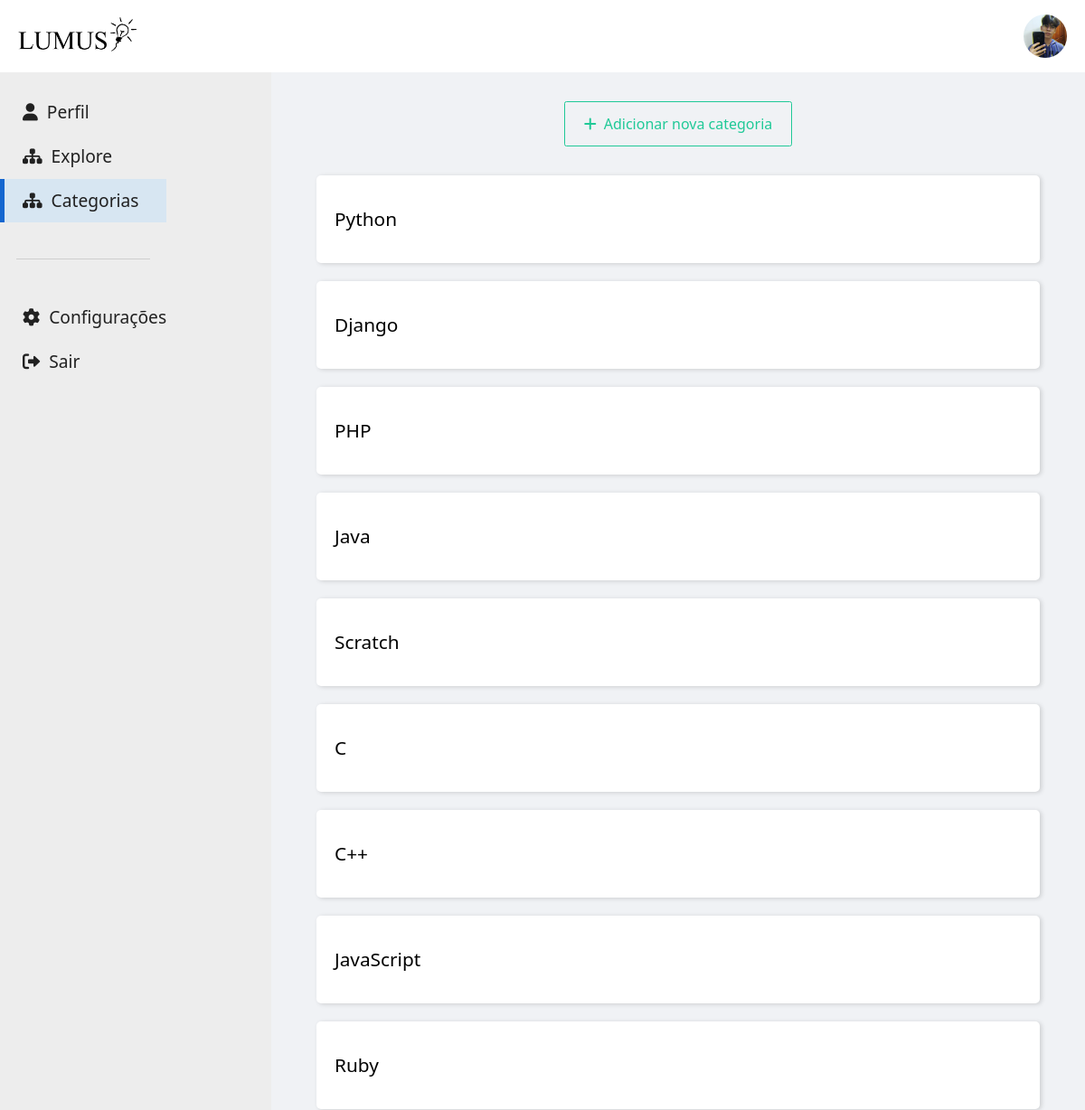
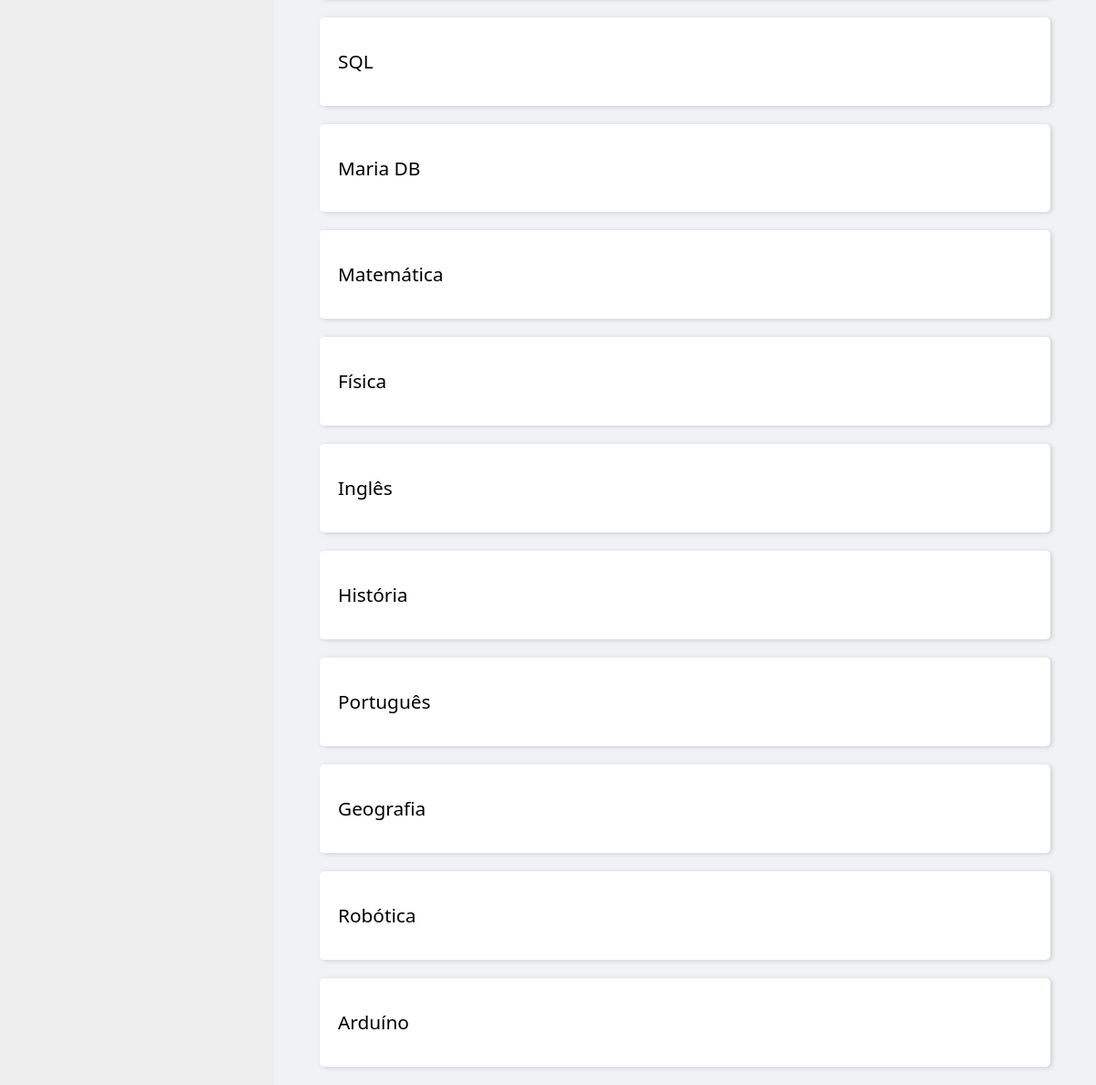
The app's page /profile/listcategory/ (signed in) with its own data (2 pictures, top to bottom).
### accounts/models.py (models this page shows, shortened)
class Profile(models.Model):
    MODERATOR = (
        ('Moderator', 'Moderator'),
        ('Padrao', 'Padrao'),
    )
    user = models.OneToOneField(User, on_delete=models.CASCADE)
    image = models.ImageField(default='Default.jpg', upload_to='profile_pics')
    profession = models.TextField(max_length=25, blank=True)
    moderator = models.CharField(choices=MODERATOR, max_length=10, default="Padrao")

### lumus/models.py (models this page shows)
class Category(models.Model):
    title = models.CharField(max_length=25, null=False)
    def __str__(self):
        return self.title

### lumus/views.py (the view)
# urls.py: path('profile/listcategory/', CategoryListView.as_view(), name='category-list'),
class CategoryListView(LoginRequiredMixin, ListView):
    model = Category
    template_name = 'category_list.html'
    context_object_name = 'categorys'
    def get_queryset(self):
        cats = Category.objects.all()
        print(cats)
        return cats

### lumus/templates/lumus/category_list.html (shortened to what this page needs)
{% load static %}
<!DOCTYPE html>
<html lang="en">
<head>
    <link rel="stylesheet" href="https://cdn.jsdelivr.net/npm/bootstrap@5.1.3/dist/css/bootstrap.min.css"
        rel="stylesheet"
>
    <link rel="stylesheet" href="https://cdnjs.cloudflare.com/ajax/libs/font-awesome/6.0.0-beta2/css/all.min.css"
 />
    <link rel="stylesheet" href="{% static 'css/styles.css' %}" />
</head>
<body>
    <section id="banner">
        <header class="header-position-sticky">
            <div class="header-mx" style="max-width: 100%;">
                <a href="/"><img draggable="false" src="{% static 'img/logo.png' %}" alt="" class="logo"></a>
                <img class="foto-perfil" draggable="false" src="{{ user.profile.image.url }}" alt="">
            </div>
        </header>
    </section>
    <section id="perfil">
        <aside>
            <ul>
                <li><a href="{% url 'profile' %}"><i class="fa-solid fa-user"></i> <span>Perfil</span></a></li>
                <li><a href="{% url 'navegacao'%}"><i class="fas fa-sitemap"></i>
                        <span>Explore</span></a></li>
                        <li class="active"><a href="{% url 'category-list' %}"><i class="fas fa-sitemap"></i>
                            <span>Categorias</span></a></li>
                <div class="aside-line"></div>
                <li class="open-modal"><i class="fa fa-cog"></i> <span>Configurações</span></li>
                <li><a href="{% url 'logout'%}"><i class="fas fa-sign-out-alt"></i> <span>Sair</span></a></li>
            </ul>
        </aside>
        <main style="align-items: flex-start;">
            <div class="body-postagem">
                {% if user.profile.moderator == 'Moderator' %}
                <div class="postagem-acoes">
                    <button class="addPost"><a href="{% url 'category-create'%}"><i class="fas fa-plus"></i><span>Adicionar
                                nova
                                categoria</span></a></button>
                </div>
                {% endif %}
                <div class="conteudo-postagem">
                    {% for category in categorys %}
                    <a href="{% url 'category-detail' category.id %}" class="media content-section">
                        <div class="media-body">
                            <h2>{{ category.title }}</h2>
                        </div>
                    </a>
                    {% endfor %}
                </div>
            </div>
        </main>
    </section>
</body>
</html>

### static/css/styles.css (style rules this page uses)
body { background-color: #F0F2F5; }
#banner { width: 100%; height: auto; position: relative; overflow: hidden; }
#banner header { width: 100%; height: 80px; background-color: #ffffff; box-shadow: 0px 7px 10px 1px #e1e1e1; z-index: 999; position: fixed; }
#banner header .header-mx { max-width: 1200px; height: 100%; margin: auto; display: flex; justify-content: space-between; align-items: center; padding: 0 20px; }
#banner header .header-mx a { height: 60%; }
#banner header .header-mx a img { height: 100%; }
#banner header .header-mx img { height: 60%; }
#banner header .header-mx .foto-perfil { border-radius: 50%; height: 60%; aspect-ratio: 1; }
#banner .header-position-sticky { position: sticky !important; }
#perfil { display: flex; }
#perfil aside { width: 300px; height: auto; background-color: #ededed; overflow-y: auto; }
#perfil aside .aside-line { margin: 40px auto; position: relative; border-bottom: 1px solid #cecece; width: 80%; }
#perfil aside ul { list-style: none; padding: 20px 0; position: fixed; }
#perfil aside ul li { padding: 10px 0; padding-left: 20px; border-left: 5px solid transparent; cursor: pointer; color: #212121; text-decoration: none; font-size: 1.2rem; }
#perfil aside ul li a { color: #212121; text-decoration: none; font-size: 1.2rem; }
#perfil aside ul li a i { padding-right: 5px; }
#perfil aside ul li i { padding-right: 5px; }
#perfil aside li.active { border-left: 5px solid #1466CF; background-color: #a8d6fb51; }
#perfil main { display: flex; justify-content: center; align-items: center; flex-wrap: wrap; width: calc(100% - 300px); }
#perfil main .postagem-acoes { width: 100%; display: flex; justify-content: center; align-items: center; }
#perfil main .addPost { height: 50px; padding: 0 20.5px; border: 1px solid var(--bs-teal); color: var(--bs-teal); border-radius: 2.5px; background-color: transparent; margin-top: 2rem; transition: background-color .4s linear, color .4s linear; }
#perfil main .addPost a { color: var(--bs-teal); text-decoration: none !important; }
#perfil main .addPost i { padding-right: .5rem; }
#perfil main .conteudo-postagem { width: 100%; margin-top: 2rem; }
#perfil main .conteudo-postagem .content-section { text-decoration: none !important; color: #000000; position: relative; }
#perfil main .conteudo-postagem .content-section .media-body { background-color: #ffffff; width: 800px; padding: 20px; border-radius: 5px; margin-bottom: 20px; box-shadow: 2px 1px 5px rgba(0, 0, 0, 0.15); }
#perfil main .conteudo-postagem .content-section .media-body h2 { font-size: 1.3rem; margin: 1rem 0; }

### records on screen
Category: title "Python"
Category: title "Django"
Category: title "PHP"
Category: title "Java"
Category: title "Scratch"
Category: title "C"
Category: title "C++"
Category: title "JavaScript"
Category: title "Ruby"
Category: title "SQL"
Category: title "Maria DB"
Category: title "Matemática"
Category: title "Física"
Category: title "Inglês"
Category: title "História"
Category: title "Português"
Category: title "Geografia"
Category: title "Robótica"
Category: title "Arduíno"
